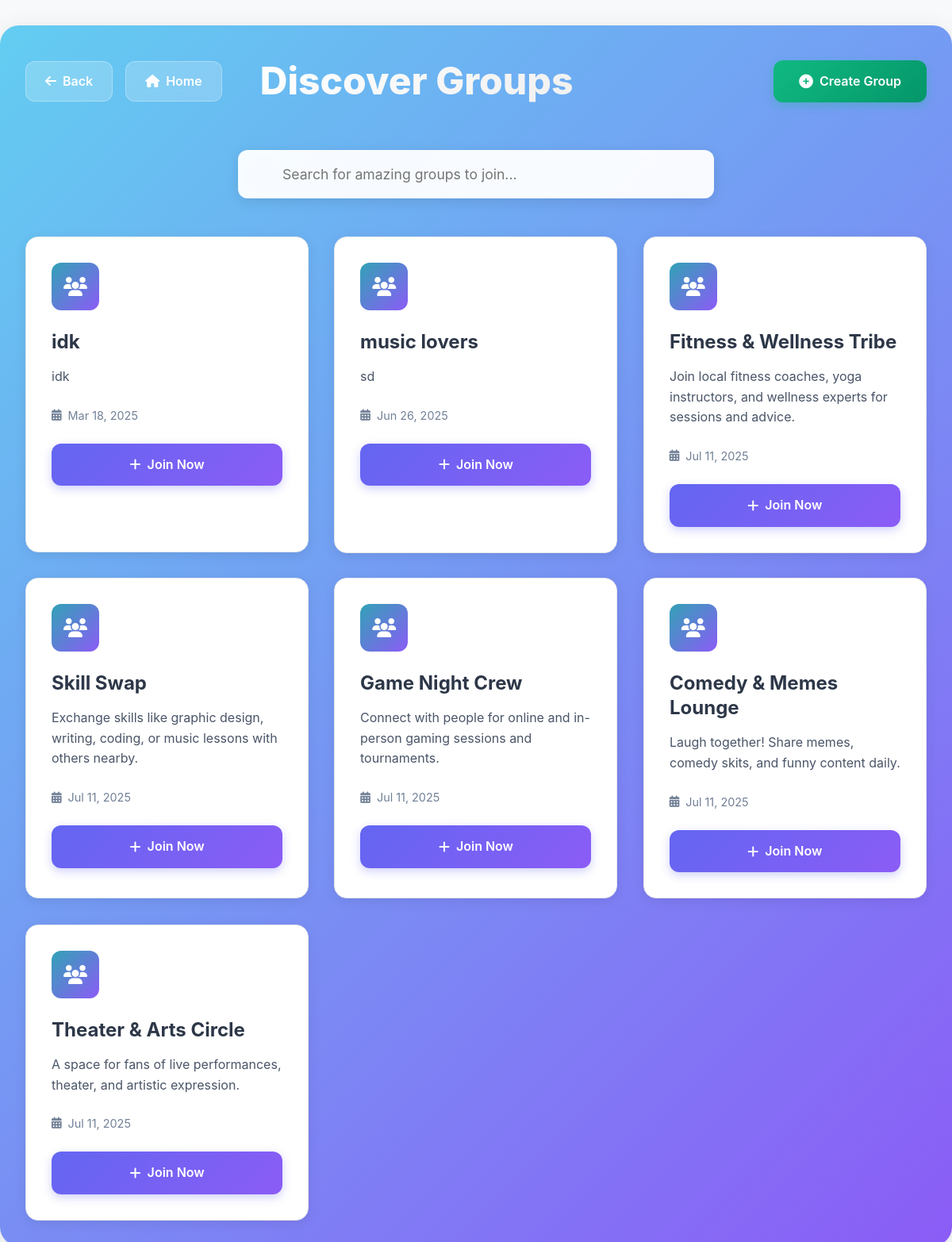
Screenshot of /source-code/viewgroups.php (signed in) with the database file from the repository.
### tables this page shows
CREATE TABLE IF NOT EXISTS `groups` (
  `id` int NOT NULL AUTO_INCREMENT,
  `name` varchar(255) NOT NULL,
  `description` text NOT NULL,
  `user_email` varchar(255) NOT NULL,
  `created_at` timestamp NOT NULL DEFAULT CURRENT_TIMESTAMP,
  PRIMARY KEY (`id`)
);

### source-code/viewgroups.php (the view, shortened to what this page needs)
<?php
$host = "localhost";
$username = "root";
$password = "";
$database = "final";
$conn = new mysqli($host, $username, $password, $database);
$userEmail = $_SESSION['email'];
$sql = "SELECT * FROM `groups`";
$result = $conn->query($sql);
?>
<!DOCTYPE html>
<html lang="en">
<head>
    <link href="https://cdnjs.cloudflare.com/ajax/libs/font-awesome/6.4.0/css/all.min.css" rel="stylesheet">
</head>
<body>
    <div class="container">
        <div class="header">
            <div class="header-left">
                <div class="nav-buttons">
                    <a href="javascript:history.back()" class="back-btn">
                        <i class="fas fa-arrow-left"></i>
                        Back
                    </a>
                    <a href="userdashboard.php" class="home-btn">
                        <i class="fas fa-home"></i>
                        Home
                    </a>
                </div>
                <h1 class="page-title">Discover Groups</h1>
            </div>
            <a href="creategroup.php" class="create-group-btn">
                <i class="fas fa-plus-circle"></i>
                Create Group
            </a>
        </div>
        <div class="search-container">
            <div class="search-wrapper">
                <input
                    type="text"
                    id="searchInput"
                    class="search-input"
                    placeholder="Search for amazing groups to join..."
                    onkeyup="searchGroups()"
                >
            </div>
        </div>
        <div class="groups-grid" id="groupsGrid">
            <?php
            if ($result->num_rows > 0) {
                $cardIndex = 0;
                while ($row = $result->fetch_assoc()) {
                    $groupId = $row["id"];
                    $checkMembershipQuery = "SELECT * FROM group_memberships WHERE user_email = ? AND group_id = ?";
                    $stmt = $conn->prepare($checkMembershipQuery);
                    $stmt->bind_param("si", $userEmail, $groupId);
                    $stmt->execute();
                    $membershipResult = $stmt->get_result();
                    $isMember = $membershipResult->num_rows > 0;
                    echo "<div class='group-card' style='animation-delay: " . ($cardIndex * 0.1) . "s'>";
                    echo "<div class='group-icon'>";
                    echo "<i class='fas fa-users'></i>";
                    echo "</div>";
                    echo "<h3 class='group-title'>" . htmlspecialchars($row["name"]) . "</h3>";
                    echo "<p class='group-description'>" . htmlspecialchars($row["description"]) . "</p>";
                    echo "<div class='group-meta'>";
                    echo "<div class='meta-item'>";
                    echo "<i class='fas fa-calendar-alt'></i>";
                    echo "<span>" . date('M j, Y', strtotime($row["created_at"])) . "</span>";
                    echo "</div>";
                    echo "</div>";
                    if ($isMember) {
                        echo "<a href='group_details.php?group_id=" . $groupId . "' class='action-btn view-btn'>";
                        echo "<i class='fas fa-eye'></i>";
                        echo "View Group";
                        echo "</a>";
                    } else {
                        echo "<a href='join_group.php?group_id=" . $groupId . "' class='action-btn join-btn'>";
                        echo "<i class='fas fa-plus'></i>";
                        echo "Join Now";
                        echo "</a>";
                    }
                    echo "</div>";
                    $cardIndex++;
                }
            }
            ?>
        </div>
    </div>
</body>
</html>

### source-code/viewgroups.php (style rules this page uses)
* { margin: 0; padding: 0; box-sizing: border-box; }
body { font-family: 'Inter', -apple-system, BlinkMacSystemFont, sans-serif; background: #f8f9fa; min-height: 100vh; color: #333; line-height: 1.6; }
.container { max-width: 1400px; margin: 0 auto; padding: 2rem; background: linear-gradient(135deg,rgb(99, 205, 241) 0%, #8b5cf6 100%); border-radius: 24px; box-shadow: 0 8px 32px rgba(0, 0, 0, 0.1); margin-top: 2rem; margin-bottom: 2rem; color: white; }
.header { display: flex; justify-content: space-between; align-items: center; margin-bottom: 3rem; flex-wrap: wrap; gap: 1rem; }
.header-left { display: flex; align-items: center; gap: 1rem; flex-wrap: wrap; }
.nav-buttons { display: flex; gap: 1rem; align-items: center; }
.back-btn, .home-btn { display: inline-flex; align-items: center; gap: 0.5rem; padding: 0.75rem 1.5rem; background: rgba(255, 255, 255, 0.2); color: white; text-decoration: none; border-radius: 12px; font-weight: 600; transition: all 0.3s ease; backdrop-filter: blur(10px); border: 1px solid rgba(255, 255, 255, 0.3); }
.page-title { font-size: 3rem; font-weight: 800; background: linear-gradient(135deg, #fff, #f0f0f0); -webkit-background-clip: text; -webkit-text-fill-color: transparent; background-clip: text; margin-left: 2rem; }
.create-group-btn { display: inline-flex; align-items: center; gap: 0.5rem; padding: 0.875rem 2rem; background: linear-gradient(135deg, #10b981, #059669); color: white; text-decoration: none; border-radius: 12px; font-weight: 600; transition: all 0.3s ease; box-shadow: 0 4px 12px rgba(16, 185, 129, 0.3); border: none; cursor: pointer; font-size: 1rem; }
.create-group-btn i { font-size: 1.1rem; }
.search-container { position: relative; margin-bottom: 3rem; }
.search-wrapper { position: relative; max-width: 600px; margin: 0 auto; }
.search-input { width: 100%; padding: 1.25rem 1.5rem 1.25rem 3.5rem; font-size: 1.1rem; border: none; border-radius: 12px; background: rgba(255, 255, 255, 0.95); backdrop-filter: blur(10px); box-shadow: 0 4px 16px rgba(0, 0, 0, 0.1); outline: none; transition: all 0.3s ease; font-family: inherit; }
.groups-grid { display: grid; grid-template-columns: repeat(auto-fill, minmax(350px, 1fr)); gap: 2rem; animation: fadeInUp 0.6s ease-out; }
.group-card { background: white; border-radius: 16px; padding: 2rem; border: 1px solid #e5e7eb; box-shadow: 0 4px 16px rgba(0, 0, 0, 0.08); transition: all 0.4s cubic-bezier(0.175, 0.885, 0.32, 1.275); position: relative; overflow: hidden; }
.group-card::before { content: ''; position: absolute; top: 0; left: -100%; width: 100%; height: 100%; background: linear-gradient(90deg, transparent, rgba(99, 102, 241, 0.1), transparent); transition: left 0.6s; }
.group-icon { width: 60px; height: 60px; background: linear-gradient(135deg,rgb(50, 162, 182), #8b5cf6); border-radius: 12px; display: flex; align-items: center; justify-content: center; margin-bottom: 1.5rem; color: white; font-size: 1.5rem; }
.group-title { font-size: 1.5rem; font-weight: 700; margin-bottom: 1rem; color: #2d3748; line-height: 1.3; }
.group-description { color: #4a5568; margin-bottom: 1.5rem; line-height: 1.6; display: -webkit-box; -webkit-line-clamp: 3; -webkit-box-orient: vertical; overflow: hidden; }
.group-meta { display: flex; align-items: center; gap: 1rem; margin-bottom: 1.5rem; font-size: 0.9rem; color: #718096; }
.meta-item { display: flex; align-items: center; gap: 0.5rem; }
.action-btn { display: inline-flex; align-items: center; justify-content: center; gap: 0.5rem; padding: 0.875rem 2rem; border: none; border-radius: 12px; font-weight: 600; text-decoration: none; transition: all 0.3s ease; cursor: pointer; font-size: 1rem; width: 100%; text-align: center; }
.join-btn { background: linear-gradient(135deg, #6366f1, #8b5cf6); color: white; box-shadow: 0 4px 12px rgba(99, 102, 241, 0.3); }
.group-card { animation: pulse 0.6s ease-out; }

### rows the page displays
groups: name "idk", description "idk", created_at "Mar 18, 2025"
groups: name "music lovers", description "sd", created_at "Jun 26, 2025"
groups: name "Fitness & Wellness Tribe", description "Join local fitness coaches, yoga instructors, and wellness experts for sessions and advice.", created_at "Jul 11, 2025"
groups: name "Skill Swap", description "Exchange skills like graphic design, writing, coding, or music lessons with others nearby.", created_at "Jul 11, 2025"
groups: name "Game Night Crew", description "Connect with people for online and in-person gaming sessions and tournaments.", created_at "Jul 11, 2025"
groups: name "Comedy & Memes Lounge", description "Laugh together! Share memes, comedy skits, and funny content daily.", created_at "Jul 11, 2025"
groups: name "Theater & Arts Circle", description "A space for fans of live performances, theater, and artistic expression.", created_at "Jul 11, 2025"
